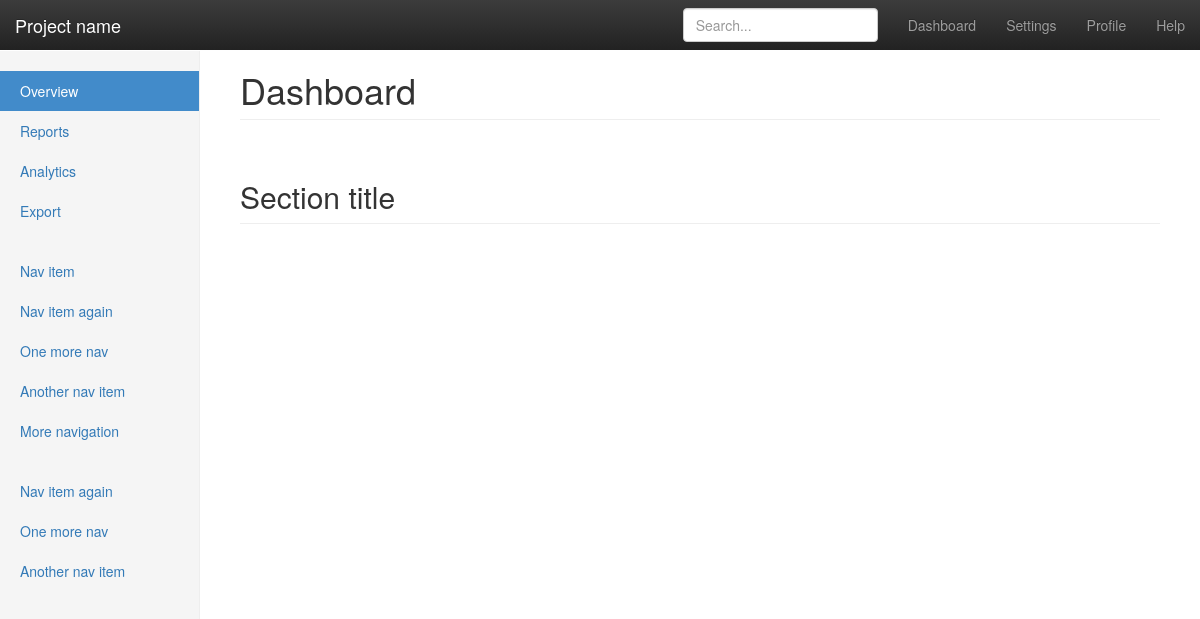
Before: /university/ (signed in) with the older database file.
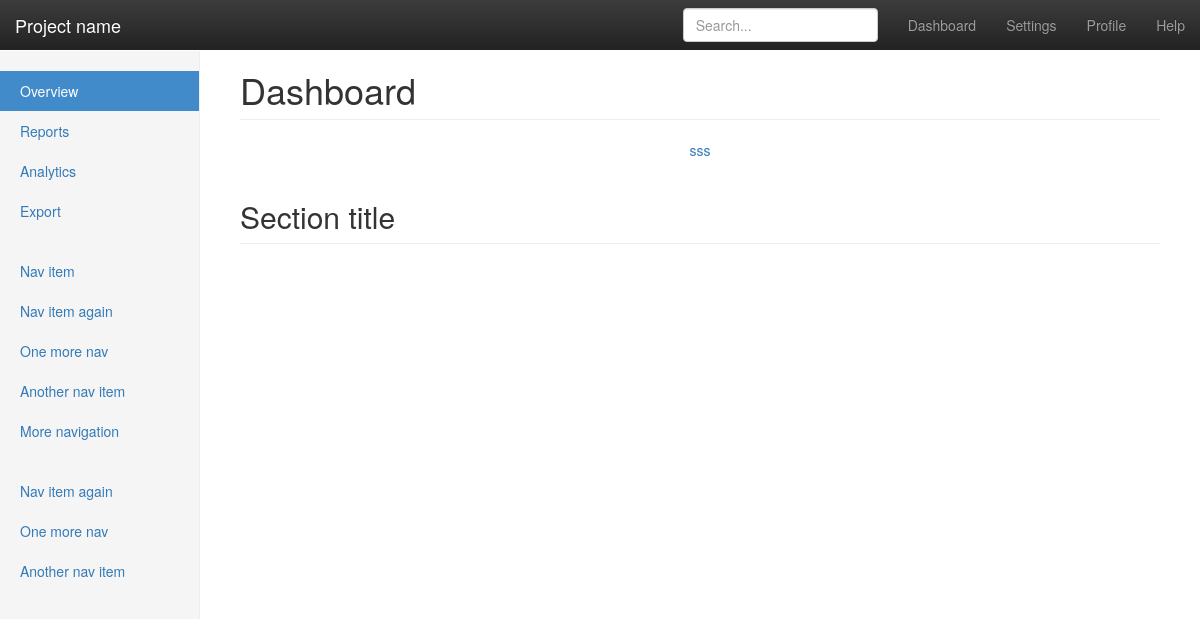
After: the same page with the newer database file.
### university/models.py (models this page shows, shortened)
class Player(AbstractBaseUser, PermissionsMixin):
    email = models.EmailField(_('email address'), unique=True, max_length=255)
    photo = models.ImageField(blank=True)
    name = models.CharField(_('name'), max_length=30, blank=True)
    age = models.PositiveSmallIntegerField(blank=True, null=True) # 나이
    main_position = models.CharField(max_length=20, blank=True) # 주 포지션
    height = models.PositiveSmallIntegerField(blank=True, null=True) # 선수 키
    weight = models.PositiveSmallIntegerField(blank=True, null=True) # 선수 몸무게
    date_joined = models.DateTimeField(default=timezone.now) # 회원가입 날짜
    player_info = models.CharField(max_length=20, blank=True) # 우투우타 등의 정보
    is_staff = models.BooleanField(default=False)
    is_active = models.BooleanField(default=False)
    university_team = models.ManyToManyField(UniversityTeam, blank=True)
    university_league = models.ManyToManyField(UniversityLeague, blank=True)
    university = models.ForeignKey(University, blank=True, null=True)
    amatuer_team = models.ManyToManyField("amateur.AmateurTeam", blank=True)
    amateur_league = models.ManyToManyField("amateur.AmateurLeague", blank=True)
    region = models.ForeignKey("amateur.Region", blank=True, null=True)
    USERNAME_FIELD = 'email'
    objects = CustomUserManager()
    class Meta:
        verbose_name = _('user')
        verbose_name_plural = _('users')

class University(models.Model):
    name = models.CharField(max_length=20) # 앞단에서 선택가능하도록
    region = models.CharField(max_length=50, blank=True) # 대학 선택시 자동으로 입력되게끔
    registration_date = models.DateField(auto_now_add=True)
    logo = models.ImageField(blank=True)

### university/views.py (the view)
class IndexView(ListView):
    template_name = "university/index.html"
    context_object_name = "player_data"
    @method_decorator(login_required)
    def dispatch(self, *args, **kwargs):
        return super(IndexView, self).dispatch(*args, **kwargs)
    def get_queryset(self):
        return Player.objects.filter(id=self.request.user.id)[0]
    def get_context_data(self, **kwargs):
        context = super(IndexView, self).get_context_data(**kwargs)
        context['object_list'] = ['Team', 'League', 'University']
        return context

### university/templates/university/index.html (shortened to what this page needs)
{% extends "base_university.html" %}
{% block dashboard %}
    <p><a href="{% url 'university:university_detail' player_data.university.pk %}">{{ player_data.university.name }}</a></p>
{% endblock %}

### templates/base_university.html (shortened to what this page needs)
{% extends "base.html" %}

### templates/base.html (shortened to what this page needs)
<!DOCTYPE html>
{% load staticfiles %}
<html>
    <head>
        {% block ref %}
        <link rel="stylesheet" href="https://maxcdn.bootstrapcdn.com/bootstrap/3.3.7/css/bootstrap.min.css">
        <link rel="stylesheet" href="https://maxcdn.bootstrapcdn.com/bootstrap/3.3.7/css/bootstrap-theme.min.css">
        {% block custom_css %}
        <link rel="stylesheet" href="{% static "css/dashboard.css" %}" />
        {% endblock %}
        {% endblock %}
    </head>
    <body>
    <nav class="navbar navbar-inverse navbar-fixed-top">
      {% block header %}
      <div class="container-fluid">
        <div class="navbar-header">
          <a class="navbar-brand" href="#">Project name</a>
        </div>
        <div id="navbar" class="navbar-collapse collapse">
          <ul class="nav navbar-nav navbar-right">
            <li><a href="#">Dashboard</a></li>
            <li><a href="#">Settings</a></li>
            <li><a href="#">Profile</a></li>
            <li><a href="#">Help</a></li>
          </ul>
          <form class="navbar-form navbar-right">
            <input type="text" class="form-control" placeholder="Search...">
          </form>
        </div>
      </div>
      {% endblock %}
    </nav>
    <div class="container-fluid">
      <div class="row">
        <div class="col-sm-3 col-md-2 sidebar">
        {% block sidebar %}
          <ul class="nav nav-sidebar">
            <li class="active"><a href="#">Overview <span class="sr-only">(current)</span></a></li>
            <li><a href="#">Reports</a></li>
            <li><a href="#">Analytics</a></li>
            <li><a href="#">Export</a></li>
          </ul>
          <ul class="nav nav-sidebar">
            <li><a href="">Nav item</a></li>
            <li><a href="">Nav item again</a></li>
            <li><a href="">One more nav</a></li>
            <li><a href="">Another nav item</a></li>
            <li><a href="">More navigation</a></li>
          </ul>
          <ul class="nav nav-sidebar">
            <li><a href="">Nav item again</a></li>
            <li><a href="">One more nav</a></li>
            <li><a href="">Another nav item</a></li>
          </ul>
        {% endblock %}
        </div>
        <div class="col-sm-9 col-sm-offset-3 col-md-10 col-md-offset-2 main">
            <h1 class="page-header">{% block dashboard_header %}Dashboard{% endblock %}</h1>
          <div class="row placeholders">
              {% block dashboard %}{% endblock %}
          </div>
          <h2 class="sub-header">Section title</h2>
        </div>
      </div>
    </div>
    </body>
</html>

### templates/static/css/dashboard.css (style rules this page uses)
body { padding-top: 50px; }
.sub-header { padding-bottom: 10px; border-bottom: 1px solid #eee; }
.navbar-fixed-top { border: 0; }
.sidebar { display: none; }
@media (min-width: 768px) { .sidebar { position: fixed; top: 51px; bottom: 0; left: 0; z-index: 1000; display: block; padding: 20px; overflow-x: hidden; overflow-y: auto; background-color: #f5f5f5; border-right: 1px solid #eee; } }
.nav-sidebar { margin-right: -21px; margin-bottom: 20px; margin-left: -20px; }
.nav-sidebar > li > a { padding-right: 20px; padding-left: 20px; }
.nav-sidebar > .active > a, .nav-sidebar > .active > a:hover, .nav-sidebar > .active > a:focus { color: #fff; background-color: #428bca; }
.main { padding: 20px; }
@media (min-width: 768px) { .main { padding-right: 40px; padding-left: 40px; } }
.main .page-header { margin-top: 0; }
.placeholders { margin-bottom: 30px; text-align: center; }

Changed rows visible on the page:
now on this page (row edited): Player: university.name "sss"
changed Player: university_id empty → 1 (drawn)
